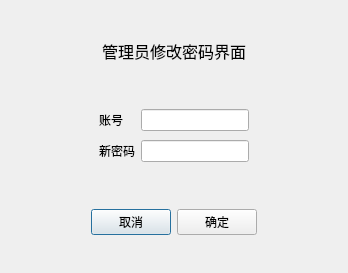
<?xml version="1.0" encoding="UTF-8"?>
<ui version="4.0">
 <class>adminChangePassword</class>
 <widget class="QDialog" name="adminChangePassword">
  <property name="geometry">
   <rect>
    <x>0</x>
    <y>0</y>
    <width>348</width>
    <height>273</height>
   </rect>
  </property>
  <property name="windowTitle">
   <string>Dialog</string>
  </property>
  <layout class="QGridLayout" name="gridLayout_5">
   <item row="0" column="0">
    <widget class="QWidget" name="widget" native="true">
     <layout class="QGridLayout" name="gridLayout">
      <item row="0" column="1">
       <widget class="QLabel" name="label">
        <property name="font">
         <font>
          <pointsize>12</pointsize>
         </font>
        </property>
        <property name="text">
         <string>管理员修改密码界面</string>
        </property>
       </widget>
      </item>
      <item row="0" column="0">
       <spacer name="horizontalSpacer">
        <property name="orientation">
         <enum>Qt::Horizontal</enum>
        </property>
        <property name="sizeHint" stdset="0">
         <size>
          <width>40</width>
          <height>20</height>
         </size>
        </property>
       </spacer>
      </item>
      <item row="0" column="2">
       <spacer name="horizontalSpacer_2">
        <property name="orientation">
         <enum>Qt::Horizontal</enum>
        </property>
        <property name="sizeHint" stdset="0">
         <size>
          <width>40</width>
          <height>20</height>
         </size>
        </property>
       </spacer>
      </item>
     </layout>
    </widget>
   </item>
   <item row="1" column="0">
    <widget class="QWidget" name="widget_2" native="true">
     <layout class="QGridLayout" name="gridLayout_2">
      <item row="2" column="2">
       <widget class="QLineEdit" name="newPassword">
        <property name="echoMode">
         <enum>QLineEdit::Password</enum>
        </property>
       </widget>
      </item>
      <item row="0" column="2">
       <widget class="QLineEdit" name="ID"/>
      </item>
      <item row="0" column="1">
       <widget class="QLabel" name="label_2">
        <property name="text">
         <string>账号</string>
        </property>
       </widget>
      </item>
      <item row="2" column="3">
       <spacer name="horizontalSpacer_6">
        <property name="orientation">
         <enum>Qt::Horizontal</enum>
        </property>
        <property name="sizeHint" stdset="0">
         <size>
          <width>40</width>
          <height>20</height>
         </size>
        </property>
       </spacer>
      </item>
      <item row="2" column="1">
       <widget class="QLabel" name="label_3">
        <property name="text">
         <string>新密码</string>
        </property>
       </widget>
      </item>
      <item row="2" column="0">
       <spacer name="horizontalSpacer_4">
        <property name="orientation">
         <enum>Qt::Horizontal</enum>
        </property>
        <property name="sizeHint" stdset="0">
         <size>
          <width>40</width>
          <height>20</height>
         </size>
        </property>
       </spacer>
      </item>
      <item row="0" column="0">
       <spacer name="horizontalSpacer_3">
        <property name="orientation">
         <enum>Qt::Horizontal</enum>
        </property>
        <property name="sizeHint" stdset="0">
         <size>
          <width>40</width>
          <height>20</height>
         </size>
        </property>
       </spacer>
      </item>
      <item row="0" column="3">
       <spacer name="horizontalSpacer_5">
        <property name="orientation">
         <enum>Qt::Horizontal</enum>
        </property>
        <property name="sizeHint" stdset="0">
         <size>
          <width>40</width>
          <height>20</height>
         </size>
        </property>
       </spacer>
      </item>
     </layout>
    </widget>
   </item>
   <item row="2" column="0">
    <widget class="QWidget" name="widget_4" native="true">
     <layout class="QGridLayout" name="gridLayout_4">
      <item row="0" column="1">
       <widget class="QPushButton" name="pushButton">
        <property name="text">
         <string>取消</string>
        </property>
       </widget>
      </item>
      <item row="0" column="0">
       <spacer name="horizontalSpacer_9">
        <property name="orientation">
         <enum>Qt::Horizontal</enum>
        </property>
        <property name="sizeHint" stdset="0">
         <size>
          <width>40</width>
          <height>20</height>
         </size>
        </property>
       </spacer>
      </item>
      <item row="0" column="2">
       <widget class="QPushButton" name="pushButton_2">
        <property name="text">
         <string>确定</string>
        </property>
       </widget>
      </item>
      <item row="0" column="3">
       <spacer name="horizontalSpacer_10">
        <property name="orientation">
         <enum>Qt::Horizontal</enum>
        </property>
        <property name="sizeHint" stdset="0">
         <size>
          <width>40</width>
          <height>20</height>
         </size>
        </property>
       </spacer>
      </item>
     </layout>
    </widget>
   </item>
  </layout>
 </widget>
 <resources/>
 <connections/>
</ui>
